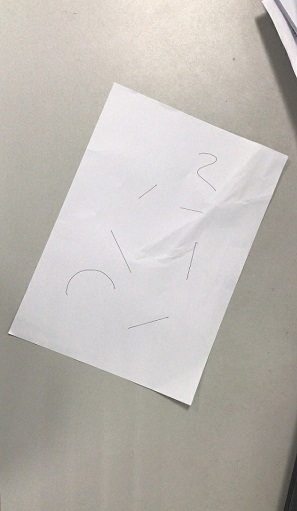
#> input picture blog36-jhbh/test01.jpg, 297 x 511 px
$ python blog36-11-ts.py
#> lines starting #> are read from the running program, lines starting #| are printed output that depends on the picture; after the words box and inside, x2 and y2 are one past the last pixel; in counts of white or black regions, pixels touching at a corner belong together
#encoding:utf-8
#By:Eastmount CSDN 2021-02-01
import cv2
import numpy as np
import matplotlib.pyplot as plt

#读取图片
src = cv2.imread('test01.jpg')
#> src is the input picture: shape (511, 297, 3); mean B, G, R 179.5, 184.9, 189.5

#获取图像大小
rows, cols = src.shape[:2]
#> rows = 511; cols = 297

#将源图像高斯模糊
img = cv2.GaussianBlur(src, (3,3), 0)
#进行灰度化处理
gray = cv2.cvtColor(img,cv2.COLOR_BGR2GRAY)

#边缘检测（检测出图像的边缘信息）
edges = cv2.Canny(gray,50,250,apertureSize = 3)
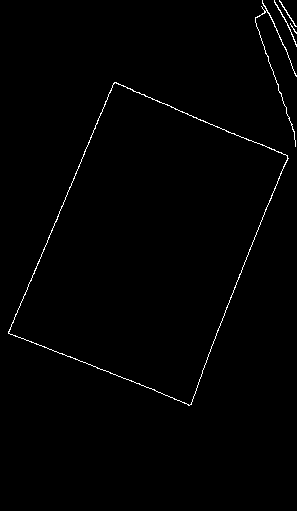
#> edges: shape (511, 297); 0.89% white in thin lines or dots, all inside (x1, y1, x2, y2) = (8, 0, 297, 406)
cv2.imwrite("canny.jpg", edges)

#通过霍夫变换得到A4纸边缘
lines = cv2.HoughLinesP(edges,1,np.pi/180,50,minLineLength=90,maxLineGap=10)
#> lines = [[8, 332, 114, 82], [207, 357, 287, 157], [116, 83, 287, 156], [62, 353, 190, 404], [255, 21, 294, 136], [133, 91, 249, 140], [15, 335, 131, 381], [8, 333, 84, 154]]

#下面输出的四个点分别为四个顶点
for x1,y1,x2,y2 in lines[0]:
    print((x1,y1),(x2,y2))
#> this loop made 1 pass
#| (8, 332) (114, 82)
for x1,y1,x2,y2 in lines[1]:
    print((x1,y1),(x2,y2))
#> this loop made 1 pass
#| (207, 357) (287, 157)

#绘制边缘
for x1,y1,x2,y2 in lines[0]:
    cv2.line(gray, (x1,y1), (x2,y2), (0,0,255), 1)
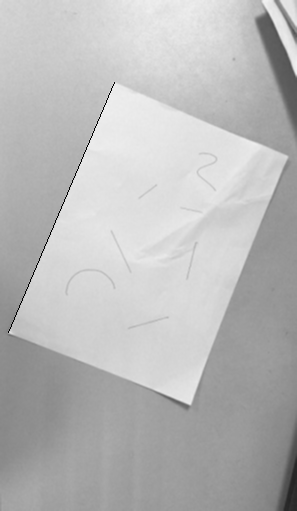
#> gray: shape (511, 297); min 0, max 241, mean 185.4

#根据四个顶点设置图像透视变换矩阵
pos1 = np.float32([[114, 82], [287, 156], [8, 322], [216, 333]])
pos2 = np.float32([[0, 0], [188, 0], [0, 262], [188, 262]])
M = cv2.getPerspectiveTransform(pos1, pos2)
#> M = [[0.567, 0.25, -85.11], [-0.347, 0.811, -26.94], [-0.00114, -0.000336, 1]]

#图像透视变换
result = cv2.warpPerspective(src, M, (190, 272))
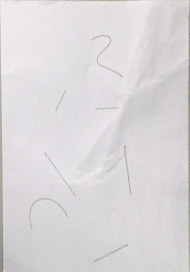
#> result: shape (272, 190, 3); mean B, G, R 218.1, 215.8, 218.8

#显示图像
cv2.imshow("original", src)
cv2.imshow("result", result)

#等待显示
cv2.waitKey(0)
cv2.destroyAllWindows()

$ run again, with blog36-jhbh/test.bmp saved as blog36-jhbh/test01.jpg
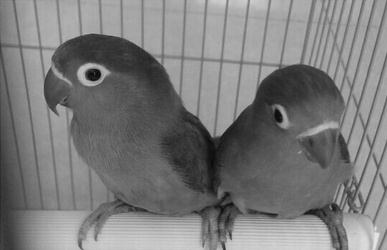
#> input picture blog36-jhbh/test.bmp, 387 x 250 px
#> src is the input picture: shape (250, 387, 3); min 4, max 230, mean 123
#> `edges = cv2.Canny(gray,50,250,apertureSize = 3)`:
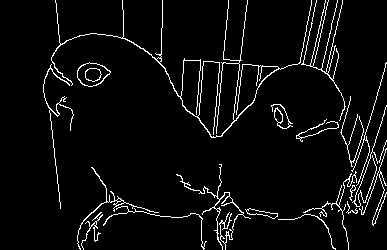
#> edges: shape (250, 387); 4.9% white in thin lines or dots, all inside (x1, y1, x2, y2) = (43, 0, 387, 250)
#> lines = [[216, 136, 228, 0], [359, 154, 386, 62], [231, 125, 246, 5], [49, 107, 60, 208], [183, 60, 285, 67], [232, 123, 243, 33]]
#> the loop `for x1,y1,x2,y2 in lines[0]:` made 1 pass
#> (printed output is left out)
#> the loop `for x1,y1,x2,y2 in lines[1]:` made 1 pass
#> (printed output is left out)
#> M = [[0.567, 0.25, -85.11], [-0.347, 0.811, -26.94], [-0.00114, -0.000336, 1]]
#> `result = cv2.warpPerspective(src, M, (190, 272))`:
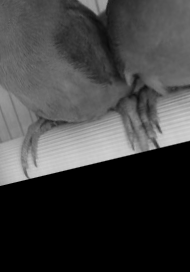
#> result: shape (272, 190, 3); min 0, max 207, mean 63.7
